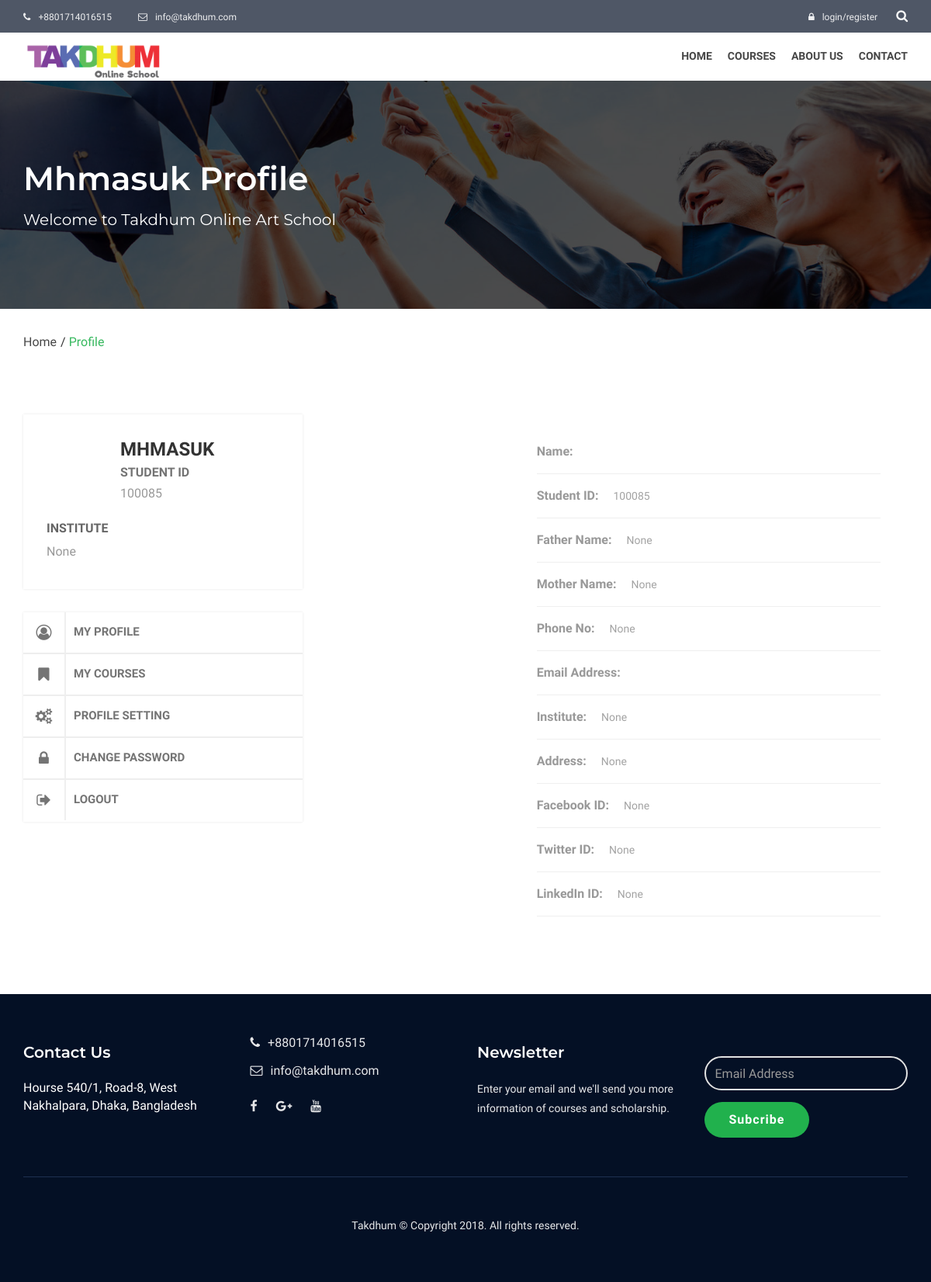
/takdhum/profile/mhmasuk/, run on the app's committed database.
### web/models.py (models this page shows, shortened)
class Basic_info(models.Model):
    name = models.CharField(max_length=100)
    slogan = models.CharField(max_length=200)
    logo = models.ImageField(upload_to='About us')
    phone_1 = models.CharField(max_length=15)
    phone_2 = models.CharField(max_length=15, null=True, blank=True)
    email = models.EmailField()
    office_address = models.TextField()
    promo_video = models.URLField(blank=True, null=True)
    google_map_link = models.URLField(null=True, blank=True)
    facebook_link = models.URLField(null=True, blank=True)
    google_plus_link = models.URLField(null=True, blank=True)
    youtube_link = models.URLField(null=True, blank=True)

class Profile(models.Model):
    user = models.OneToOneField(User, on_delete=models.CASCADE)
    slug = models.SlugField()
    profile_picture = models.ImageField(upload_to='Profile_picture/', null=True, blank=True)
    father_name = models.CharField(max_length=255, blank=True, null=True)
    mother_name = models.CharField(max_length=255, blank=True, null=True)
    phone_number = models.IntegerField(blank=True, null=True)
    address = models.TextField(blank=True, null=True)
    institute = models.CharField(max_length=255, blank=True, null=True)
    facebook = models.CharField(max_length=255, blank=True, null=True)
    twitter = models.CharField(max_length=255, blank=True, null=True)
    youtube = models.CharField(max_length=255, blank=True, null=True)
    linkedin = models.CharField(max_length=255, blank=True, null=True)

### web/views.py (the view)
# urls.py: path('takdhum/profile/<slug:slug>/', views.ProfilePage.as_view(), name='user_profile'),
class ProfilePage(generic.DetailView):
    model = User
    slug_field = 'username'
    template_name = 'takdhum/user_profile.html'
    def get_context_data(self, **kwargs):
        context = super(ProfilePage, self).get_context_data(**kwargs)
        context['info'] = Basic_info.objects.first()
        context['categories'] = CourseCategory.objects.all()
        return context

### web/templates/takdhum/user_profile.html (shortened to what this page needs)
{% extends 'takdhum/html/base.html' %}
{% load staticfiles %}
{% block body %}
<section class="uv-subpage-heading image-bg" style="background-image: url({% static 'takdhum/assets/images/sub-banner.jpg' %});">
    <div class="overlay">
        <div class="container">
            <div class="row">
                <div class="uv-subhead-content col-xs-12">
                    <h2>{{ user.username|title }} Profile </h2>
                    <span>Welcome to Takdhum Online Art School</span>
                </div>
            </div>
        </div>
    </div>
</section>
<div class="uv-pagination">
    <div class="container">
        <ul>
            <li class="active"><a href="#">Home</a></li>
            <li><a href="#">Profile</a></li>
        </ul>
    </div>
</div>
<section class="uv-profile">
    <div class="container">
        <div class="row section-separator">
            <div class="col-sm-4 uv-sidebar uv-student-profile-sidebar">
                <div class="uv-widget">
                    <div class="uv-student-info">
                        <h5>{{ user.username }}</h5>
                        <p>STUDENT ID</p>
                        <label>1000{{ user.pk }}</label>
                    </div>
                    <div class="uv-student-infor-inner">
                        <h6>Institute</h6>
                        <span>{{ user.profile.institute }}</span>
                    </div>
                </div>
                <div class="uv-widget no-side-padding">
                    <div class="uv-student-nav">
                        <ul>
                            <li class="active"><a href="{% url 'user_profile' user.username %}"><i class="fa fa-user-circle-o gt-color"></i>My Profile</a></li>
                            <li><a href="#"><i class="fa fa-bookmark"></i>My Courses</a></li>
                            <li><a href="{% url 'update_profile' %}"><i class="fa fa-gears"></i>Profile Setting</a></li>
                            <li><a href="{% url 'password_change' %}"><i class="fa fa-lock"></i>Change password</a></li>
                            <li><a href="{% url 'logout' %}"><i class="fa fa-sign-out"></i>Logout</a></li>
                        </ul>
                    </div>
                </div>
            </div>
            <div class="col-sm-8">
                <div class="uv-sudent-profile-info">
                    <div class="uv-student-profile-details-header">
                        <div class="col-md-4 col-sm-12">
                        </div>
                        <div class="col-md-8 col-sm-12">
                            <div class="uv-student-profile-inner">
                                <ul>
                                    <li>
                                        <span>Name:</span>
                                    </li>
                                    <li>
                                        <span>Student ID:</span>
                                        <p>1000{{ user.id }}</p>
                                    </li>
                                    <li>
                                        <span>Father Name:</span>
                                        <p>{{ user.profile.father_name }}</p>
                                    </li>
                                    <li>
                                        <span>Mother Name:</span>
                                        <p>{{ user.profile.mother_name }}</p>
                                    </li>
                                    <li>
                                        <span>Phone No:</span>
                                        <p>{{ user.profile.phone_number }}</p>
                                    </li>
                                    <li>
                                        <span>Email Address:</span>
                                    </li>
                                    <li>
                                        <span>Institute:</span>
                                        <p>{{ user.profile.institute }}</p>
                                    </li>
                                    <li>
                                        <span>Address:</span>
                                        <p>{{ user.profile.address }}</p>
                                    </li>
                                    <li>
                                        <span>Facebook ID:</span>
                                        <p>{{ user.profile.facebook }}</p>
                                    </li>
                                    <li>
                                        <span>Twitter ID:</span>
                                        <p>{{ user.profile.twitter }}</p>
                                    </li>
                                    <li>
                                        <span>LinkedIn ID:</span>
                                        <p>{{ user.profile.linkedin }}</p>
                                    </li>
                                </ul>
                            </div>
                        </div>
                    </div>
                </div>
            </div>
        </div>
    </div>
</section>
{% endblock %}

### web/templates/takdhum/html/header.html (shortened to what this page needs)
{% load staticfiles %}
<header class="xt-header">
    <div class="xt-header-top">
        <div class="container">
            <div class="row">
                <div class="col-sm-6 uv-header-contact">
                    {% if info.phone_1 %}
                        <a href="#"> <i class="fa fa-phone"></i>{{ info.phone_1 }}</a>
                    {% else %}
                        <a href="#"> <i class="fa fa-phone"></i>+8801714016515</a>
                    {% endif %}
                    {% if info.email %}
                        <a href="#"> <i class="fa fa-envelope-o"></i>{{ info.email }}</a>
                    {% else %}
                        <a href="#"> <i class="fa fa-envelope-o"></i>info@takdhum.com</a>
                    {% endif %}
                </div>
                <div class="col-sm-6 uv-header-user">
                    {% if not request.user.is_authenticated %}
                        <a href="{% url 'get_login' %}"><i class="fa fa-lock"></i>login/register</a>
                    {% else %}
                        <a href="#"><i class="fa fa-book"></i>Resume course</a>
                    {% endif %}
                    <div class="xt-header-search">
                        <div id="besocial-header-right" class="">
                            <i class="fa fa-search"></i>
                        </div>
                    </div>
                </div>
            </div>
        </div>
    </div>
    <div class="xt-main-nav">
        <nav class="navbar nav-scroll home-1">
            <div class="container">
                <div class="row">
                    <div class="col-sm-4">
                        <div class="uv-logo">
                            {% if info.logo.url %}
                                <a href="{% url 'index' %}">
                                    <img src="{{ info.logo.url }}" alt="" class="img-responsive">
                                </a>
                            {% else %}
                                <a href="{% url 'index' %}">
                                    <img src="{% static 'takdhum/assets/images/univ-logo.png' %}" alt=""
                                         class="img-responsive">
                                </a>
                            {% endif %}
                        </div>
                    </div>
                    <div class="col-sm-8 pull-right">
                        <div class="collapse navbar-collapse" id="js-navbar-menu">
                            <ul class="nav navbar-nav ep-mobile-menu" id="navbar-nav">
                                <li><a href="{% url 'index' %}">Home</a></li>
                                <li class="dropdown xt-drop-nav">
                                    {% if categories %}
                                        <a href="#" class="dropdown-toggle" data-toggle="dropdown" data-hover="dropdown"
                                           data-animations="fadeInDown fadeInDown fadeInDown">
                                            Courses
                                        </a>
                                    {% else %}
                                        <li><a href="{% url 'all_course' %}">Courses</a></li>
                                    {% endif %}
                                </li>
                                <li><a href="{% url 'about_page' %}">About Us</a></li>
                                <li><a href="{% url 'contact_page' %}">Contact</a></li>
                            </ul>
                        </div>
                    </div>
                </div>
            </div>
        </nav>
    </div>
</header>

### web/templates/takdhum/html/footer.html (shortened to what this page needs)
{% load staticfiles %}
<footer class="uv-footer footer-bg section-separator">
    <div class="container">
        <div class="row">
            <div class="col-md-3 col-sm-6 wow fadeInUp" data-wow-delay="0.2s">
                <div class="footer-item">
                    <h6>Contact Us</h6>
                    {% if info.office_address %}
                        <address>{{ info.office_address }}</address>
                    {% else %}
                        <address>Hourse 540/1, Road-8, West Nakhalpara, Dhaka, Bangladesh</address>
                    {% endif %}
                </div>
            </div>
            <div class="col-md-3 col-sm-6 wow fadeInUp" data-wow-delay="0.4s">
                <div class="footer-item uv-program">
                    <ul>
                        {% if info.phone_1 %}
                            <li><a href="#"><i class="fa fa-phone"></i>{{ info.phone_1 }}</a></li>
                            <li><a href="#"><i class="fa fa-envelope-o"></i>{{ info.email }}</a></li>
                        {% else %}
                            <li><a href="#"><i class="fa fa-phone"></i>+8801714016515</a></li>
                            <li><a href="#"><i class="fa fa-envelope-o"></i>info@takdhum.com</a></li>
                        {% endif %}
                    </ul>
                    <ul class="social">
                        <li><a href="{{ info.facebook_link }}" target="_blank"><i class="fa fa-facebook"></i></a></li>
                        <li><a href="{{ info.google_plus_link }}" target="_blank"><i class="fa fa-google-plus"></i></a>
                        </li>
                        <li><a href="{{ info.youtube_link }}" target="_blank"><i class="fa fa-youtube"></i></a></li>
                    </ul>
                </div>
            </div>
            <div class="col-md-3 col-sm-6 wow fadeInUp" data-wow-delay="0.6s">
                <div class="footer-item">
                    <h6>Newsletter</h6>
                    <p>Enter your email and we'll send you more information of courses and scholarship.</p>
                </div>
            </div>
            <div class="col-md-3 col-sm-6 wow fadeInUp" data-wow-delay="0.8s">
                <div class="footer-item">
                    <form class="uv-form footer-form" method="post" action="{% url 'subcriber' %}">
                        <div class="form-group relative">
                            <div class="relative">
                                <input type="text" class="form-control" name="subcriber_email" id="id_subcriber_email"
                                       placeholder="Email Address" required>
                            </div>
                        </div>
                        <div class="footer-subs-btn">
                            <button type="submit" class="btn btn-base" value="subscribe">Subcribe</button>
                        </div>
                    </form>
                </div>
            </div>
        </div>
        <hr class="f-hr">
        <div class="row">
            <div class="uv-copyright center wow fadeInUp" data-wow-delay="0.5s">
                <p>Takdhum © Copyright 2018. All rights reserved.
                </p>
            </div>
        </div>
    </div>
</footer>

### static/takdhum/assets/less/responsive.css (style rules this page uses)
@media only screen and (max-width: 1200px) { .section-separator { padding: 50px 0; } }
@media only screen and (max-width: 1200px) { .navbar li { padding: 0 10px; } }

### data on the page
Basic_info: phone_1 "+8801714016515", email "info@takdhum.com", logo (picture), office_address "Hourse 540/1, Road-8, West Nakhalpara, Dhaka, Bangladesh"

### other printed values
{{ user.username|title }} "Mhmasuk"
{{ user.username }} "MHMASUK"
{{ user.pk }} "85"
{{ user.profile.institute }} "None"
{{ user.id }} "85"
{{ user.profile.father_name }} "None"
{{ user.profile.mother_name }} "None"
{{ user.profile.phone_number }} "None"
{{ user.profile.address }} "None"
{{ user.profile.facebook }} "None"
{{ user.profile.twitter }} "None"
{{ user.profile.linkedin }} "None"
